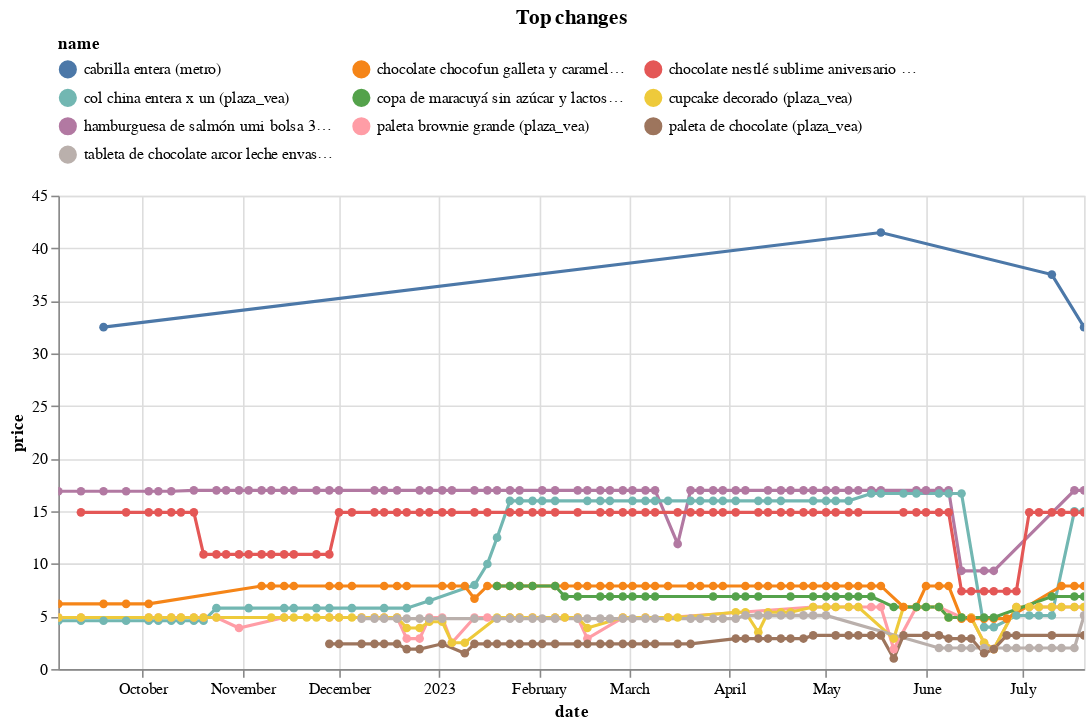

The notebook cell saved with this chart:
### Code cell
top_changes.head(10).pipe(plot_changes, 'Top changes')

### Figure 1 — Vega-Lite specification as saved in the notebook (floating-point values rounded to 4 significant figures; data arrays with more than 128 entries replaced by an {"elided": "..."} marker saying what was removed)
{"config": {"view": {"continuousWidth": 300, "continuousHeight": 300}, "legend": {"columns": 3, "orient": "top"}}, "data": {"name": "data-e31033f297441e5121d5fe47b06b259d"}, "mark": {"type": "line", "point": true}, "encoding": {"color": {"field": "name", "scale": {"domain": ["cabrilla entera (metro)", "chocolate chocofun galleta y caramelo bolsa 210g (plaza_vea)", "chocolate nestlé sublime aniversario paquete 6un (plaza_vea)", "col china entera x un (plaza_vea)", "copa de maracuyá sin azúcar y lactosa (plaza_vea)", "cupcake decorado (plaza_vea)", "hamburguesa de salmón umi bolsa 360g (plaza_vea)", "paleta brownie grande (plaza_vea)", "paleta de chocolate (plaza_vea)", "tableta de chocolate arcor leche envase 58g (plaza_vea)"]}, "type": "nominal"}, "tooltip": [{"field": "name", "type": "nominal"}, {"field": "price", "type": "quantitative"}, {"field": "last_price", "type": "quantitative"}], "x": {"field": "date", "type": "temporal"}, "y": {"field": "price", "type": "quantitative"}}, "params": [{"name": "param_1", "select": {"type": "point", "fields": ["name"]}, "bind": "legend"}, {"name": "param_2", "select": {"type": "interval", "encodings": ["x", "y"]}, "bind": "scales"}], "title": "Top changes", "transform": [{"filter": {"param": "param_1"}}], "width": 650, "$schema": "https://vega.github.io/schema/vega-lite/v5.8.0.json", "datasets": {"data-e31033f297441e5121d5fe47b06b259d": {"elided": "533 records"}}}
